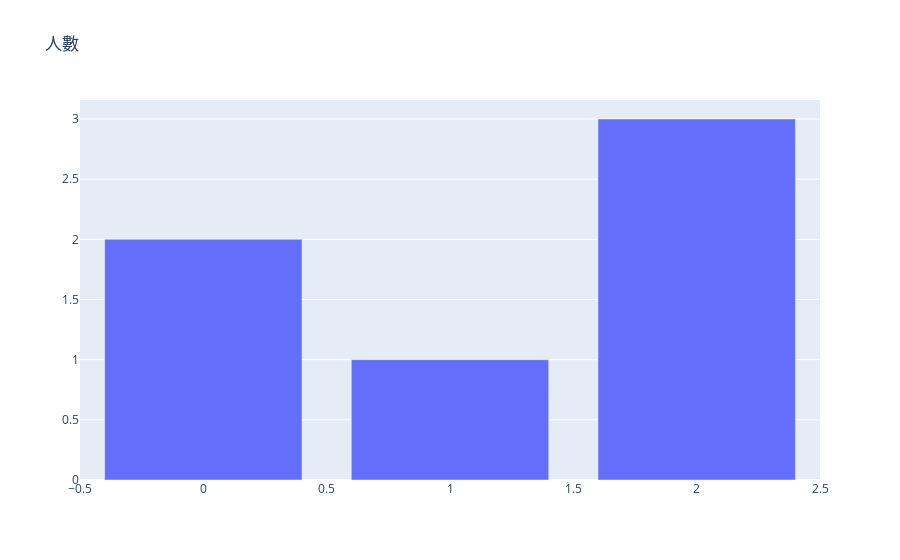

Write notebook code for a chart like this one.
### Code cell
import plotly.graph_objects as go
fig = go.Figure(
    data=[go.Bar(y=[2, 1, 3])],
    layout_title_text="人數"
)
fig

### Figure 1 — Plotly figure (JSON) as saved in the notebook; plotly's stock layout.template omitted (floating-point values rounded to 4 significant figures)
{"data": [{"type": "bar", "y": [2, 1, 3]}], "layout": {"title": {"text": "人數"}}}
